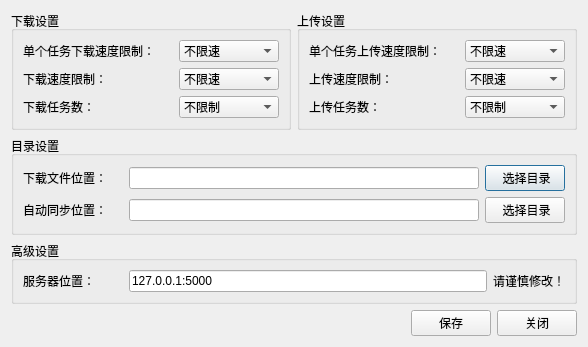
<?xml version="1.0" encoding="UTF-8"?>
<ui version="4.0">
 <class>SettingDialog</class>
 <widget class="QDialog" name="SettingDialog">
  <property name="geometry">
   <rect>
    <x>0</x>
    <y>0</y>
    <width>580</width>
    <height>339</height>
   </rect>
  </property>
  <property name="windowTitle">
   <string>设置</string>
  </property>
  <layout class="QGridLayout" name="gridLayout_3">
   <item row="0" column="0">
    <widget class="QGroupBox" name="groupBox">
     <property name="title">
      <string>下载设置</string>
     </property>
     <layout class="QGridLayout" name="gridLayout_8">
      <item row="2" column="0">
       <layout class="QHBoxLayout" name="horizontalLayout_7">
        <item>
         <widget class="QLabel" name="label_4">
          <property name="minimumSize">
           <size>
            <width>150</width>
            <height>0</height>
           </size>
          </property>
          <property name="text">
           <string>下载任务数：</string>
          </property>
         </widget>
        </item>
        <item>
         <widget class="QComboBox" name="comboBox_download_count">
          <property name="minimumSize">
           <size>
            <width>100</width>
            <height>0</height>
           </size>
          </property>
          <item>
           <property name="text">
            <string>不限制</string>
           </property>
          </item>
          <item>
           <property name="text">
            <string>1</string>
           </property>
          </item>
          <item>
           <property name="text">
            <string>2</string>
           </property>
          </item>
          <item>
           <property name="text">
            <string>3</string>
           </property>
          </item>
          <item>
           <property name="text">
            <string>4</string>
           </property>
          </item>
          <item>
           <property name="text">
            <string>5</string>
           </property>
          </item>
          <item>
           <property name="text">
            <string>10</string>
           </property>
          </item>
         </widget>
        </item>
       </layout>
      </item>
      <item row="1" column="0">
       <layout class="QHBoxLayout" name="horizontalLayout_5">
        <item>
         <widget class="QLabel" name="label_2">
          <property name="minimumSize">
           <size>
            <width>150</width>
            <height>0</height>
           </size>
          </property>
          <property name="text">
           <string>下载速度限制：</string>
          </property>
         </widget>
        </item>
        <item>
         <widget class="QComboBox" name="comboBox_download_limit">
          <property name="minimumSize">
           <size>
            <width>100</width>
            <height>0</height>
           </size>
          </property>
          <item>
           <property name="text">
            <string>不限速</string>
           </property>
          </item>
          <item>
           <property name="text">
            <string>50KB</string>
           </property>
          </item>
          <item>
           <property name="text">
            <string>100KB</string>
           </property>
          </item>
          <item>
           <property name="text">
            <string>200KB</string>
           </property>
          </item>
          <item>
           <property name="text">
            <string>500KB</string>
           </property>
          </item>
          <item>
           <property name="text">
            <string>1MB</string>
           </property>
          </item>
          <item>
           <property name="text">
            <string>2MB</string>
           </property>
          </item>
          <item>
           <property name="text">
            <string>5MB</string>
           </property>
          </item>
          <item>
           <property name="text">
            <string>10MB</string>
           </property>
          </item>
         </widget>
        </item>
       </layout>
      </item>
      <item row="0" column="0">
       <layout class="QHBoxLayout" name="horizontalLayout_10">
        <item>
         <widget class="QLabel" name="label_7">
          <property name="minimumSize">
           <size>
            <width>150</width>
            <height>0</height>
           </size>
          </property>
          <property name="text">
           <string>单个任务下载速度限制：</string>
          </property>
         </widget>
        </item>
        <item>
         <widget class="QComboBox" name="comboBox_download_singlelimit">
          <property name="minimumSize">
           <size>
            <width>100</width>
            <height>0</height>
           </size>
          </property>
          <item>
           <property name="text">
            <string>不限速</string>
           </property>
          </item>
          <item>
           <property name="text">
            <string>50KB</string>
           </property>
          </item>
          <item>
           <property name="text">
            <string>100KB</string>
           </property>
          </item>
          <item>
           <property name="text">
            <string>200KB</string>
           </property>
          </item>
          <item>
           <property name="text">
            <string>500KB</string>
           </property>
          </item>
          <item>
           <property name="text">
            <string>1MB</string>
           </property>
          </item>
          <item>
           <property name="text">
            <string>2MB</string>
           </property>
          </item>
          <item>
           <property name="text">
            <string>5MB</string>
           </property>
          </item>
          <item>
           <property name="text">
            <string>10MB</string>
           </property>
          </item>
         </widget>
        </item>
       </layout>
      </item>
     </layout>
    </widget>
   </item>
   <item row="0" column="1" colspan="2">
    <widget class="QGroupBox" name="groupBox_2">
     <property name="title">
      <string>上传设置</string>
     </property>
     <layout class="QGridLayout" name="gridLayout_9">
      <item row="2" column="0">
       <layout class="QHBoxLayout" name="horizontalLayout_8">
        <item>
         <widget class="QLabel" name="label_5">
          <property name="minimumSize">
           <size>
            <width>150</width>
            <height>0</height>
           </size>
          </property>
          <property name="text">
           <string>上传任务数：</string>
          </property>
         </widget>
        </item>
        <item>
         <widget class="QComboBox" name="comboBox_upload_count">
          <property name="minimumSize">
           <size>
            <width>100</width>
            <height>0</height>
           </size>
          </property>
          <item>
           <property name="text">
            <string>不限制</string>
           </property>
          </item>
          <item>
           <property name="text">
            <string>1</string>
           </property>
          </item>
          <item>
           <property name="text">
            <string>2</string>
           </property>
          </item>
          <item>
           <property name="text">
            <string>3</string>
           </property>
          </item>
          <item>
           <property name="text">
            <string>4</string>
           </property>
          </item>
          <item>
           <property name="text">
            <string>5</string>
           </property>
          </item>
          <item>
           <property name="text">
            <string>10</string>
           </property>
          </item>
         </widget>
        </item>
       </layout>
      </item>
      <item row="1" column="0">
       <layout class="QHBoxLayout" name="horizontalLayout_4">
        <item>
         <widget class="QLabel" name="label_3">
          <property name="minimumSize">
           <size>
            <width>150</width>
            <height>0</height>
           </size>
          </property>
          <property name="text">
           <string>上传速度限制：</string>
          </property>
         </widget>
        </item>
        <item>
         <widget class="QComboBox" name="comboBox_upload_limit">
          <property name="minimumSize">
           <size>
            <width>100</width>
            <height>0</height>
           </size>
          </property>
          <item>
           <property name="text">
            <string>不限速</string>
           </property>
          </item>
          <item>
           <property name="text">
            <string>50KB</string>
           </property>
          </item>
          <item>
           <property name="text">
            <string>100KB</string>
           </property>
          </item>
          <item>
           <property name="text">
            <string>200KB</string>
           </property>
          </item>
          <item>
           <property name="text">
            <string>500KB</string>
           </property>
          </item>
          <item>
           <property name="text">
            <string>1MB</string>
           </property>
          </item>
          <item>
           <property name="text">
            <string>2MB</string>
           </property>
          </item>
          <item>
           <property name="text">
            <string>5MB</string>
           </property>
          </item>
          <item>
           <property name="text">
            <string>10MB</string>
           </property>
          </item>
         </widget>
        </item>
       </layout>
      </item>
      <item row="0" column="0">
       <layout class="QHBoxLayout" name="horizontalLayout_11">
        <item>
         <widget class="QLabel" name="label_8">
          <property name="minimumSize">
           <size>
            <width>150</width>
            <height>0</height>
           </size>
          </property>
          <property name="text">
           <string>单个任务上传速度限制：</string>
          </property>
         </widget>
        </item>
        <item>
         <widget class="QComboBox" name="comboBox_upload_singlelimit">
          <property name="minimumSize">
           <size>
            <width>100</width>
            <height>0</height>
           </size>
          </property>
          <item>
           <property name="text">
            <string>不限速</string>
           </property>
          </item>
          <item>
           <property name="text">
            <string>50KB</string>
           </property>
          </item>
          <item>
           <property name="text">
            <string>100KB</string>
           </property>
          </item>
          <item>
           <property name="text">
            <string>200KB</string>
           </property>
          </item>
          <item>
           <property name="text">
            <string>500KB</string>
           </property>
          </item>
          <item>
           <property name="text">
            <string>1MB</string>
           </property>
          </item>
          <item>
           <property name="text">
            <string>2MB</string>
           </property>
          </item>
          <item>
           <property name="text">
            <string>5MB</string>
           </property>
          </item>
          <item>
           <property name="text">
            <string>10MB</string>
           </property>
          </item>
         </widget>
        </item>
       </layout>
      </item>
     </layout>
    </widget>
   </item>
   <item row="1" column="0" colspan="3">
    <widget class="QGroupBox" name="groupBox_3">
     <property name="title">
      <string>目录设置</string>
     </property>
     <layout class="QGridLayout" name="gridLayout_2">
      <item row="0" column="0">
       <layout class="QHBoxLayout" name="horizontalLayout_6">
        <item>
         <widget class="QLabel" name="label">
          <property name="minimumSize">
           <size>
            <width>100</width>
            <height>0</height>
           </size>
          </property>
          <property name="text">
           <string>下载文件位置：</string>
          </property>
         </widget>
        </item>
        <item>
         <widget class="QLineEdit" name="lineEdit_downalod">
          <property name="minimumSize">
           <size>
            <width>300</width>
            <height>0</height>
           </size>
          </property>
          <property name="readOnly">
           <bool>true</bool>
          </property>
         </widget>
        </item>
        <item>
         <widget class="QPushButton" name="pushButton_download">
          <property name="text">
           <string> 选择目录</string>
          </property>
         </widget>
        </item>
       </layout>
      </item>
      <item row="1" column="0">
       <layout class="QHBoxLayout" name="horizontalLayout_9">
        <item>
         <widget class="QLabel" name="label_6">
          <property name="minimumSize">
           <size>
            <width>100</width>
            <height>0</height>
           </size>
          </property>
          <property name="text">
           <string>自动同步位置：</string>
          </property>
         </widget>
        </item>
        <item>
         <widget class="QLineEdit" name="lineEdit_sync">
          <property name="minimumSize">
           <size>
            <width>300</width>
            <height>0</height>
           </size>
          </property>
          <property name="readOnly">
           <bool>true</bool>
          </property>
         </widget>
        </item>
        <item>
         <widget class="QPushButton" name="pushButton_sync">
          <property name="text">
           <string> 选择目录</string>
          </property>
         </widget>
        </item>
       </layout>
      </item>
     </layout>
    </widget>
   </item>
   <item row="2" column="0" colspan="3">
    <widget class="QGroupBox" name="groupBox_4">
     <property name="title">
      <string>高级设置</string>
     </property>
     <layout class="QGridLayout" name="gridLayout_4">
      <item row="0" column="0">
       <layout class="QHBoxLayout" name="horizontalLayout_12">
        <item>
         <widget class="QLabel" name="label_9">
          <property name="minimumSize">
           <size>
            <width>100</width>
            <height>0</height>
           </size>
          </property>
          <property name="text">
           <string>服务器位置：</string>
          </property>
         </widget>
        </item>
        <item>
         <widget class="QLineEdit" name="lineEdit_address">
          <property name="minimumSize">
           <size>
            <width>300</width>
            <height>0</height>
           </size>
          </property>
          <property name="text">
           <string>127.0.0.1:5000</string>
          </property>
         </widget>
        </item>
        <item>
         <widget class="QLabel" name="label_10">
          <property name="text">
           <string>请谨慎修改！</string>
          </property>
         </widget>
        </item>
       </layout>
      </item>
     </layout>
    </widget>
   </item>
   <item row="3" column="0" colspan="2">
    <spacer name="horizontalSpacer">
     <property name="orientation">
      <enum>Qt::Horizontal</enum>
     </property>
     <property name="sizeHint" stdset="0">
      <size>
       <width>453</width>
       <height>20</height>
      </size>
     </property>
    </spacer>
   </item>
   <item row="3" column="2">
    <layout class="QGridLayout" name="gridLayout">
     <item row="0" column="0">
      <widget class="QPushButton" name="pushButton_save">
       <property name="text">
        <string>保存</string>
       </property>
      </widget>
     </item>
     <item row="0" column="1">
      <widget class="QPushButton" name="pushButton_close">
       <property name="text">
        <string>关闭</string>
       </property>
      </widget>
     </item>
    </layout>
   </item>
  </layout>
 </widget>
 <resources/>
 <connections>
  <connection>
   <sender>pushButton_close</sender>
   <signal>clicked()</signal>
   <receiver>SettingDialog</receiver>
   <slot>reject()</slot>
   <hints>
    <hint type="sourcelabel">
     <x>151</x>
     <y>216</y>
    </hint>
    <hint type="destinationlabel">
     <x>246</x>
     <y>200</y>
    </hint>
   </hints>
  </connection>
  <connection>
   <sender>pushButton_save</sender>
   <signal>clicked()</signal>
   <receiver>SettingDialog</receiver>
   <slot>accept()</slot>
   <hints>
    <hint type="sourcelabel">
     <x>61</x>
     <y>204</y>
    </hint>
    <hint type="destinationlabel">
     <x>94</x>
     <y>180</y>
    </hint>
   </hints>
  </connection>
 </connections>
</ui>
